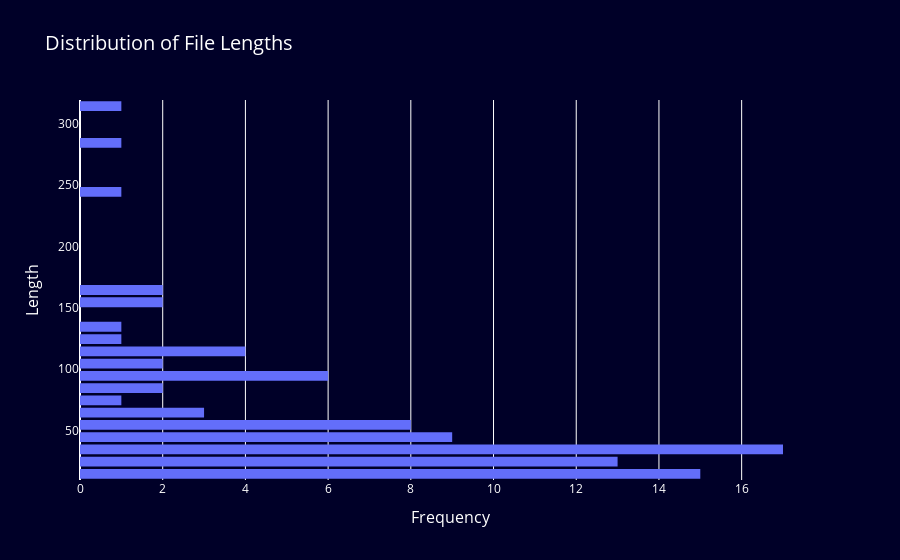

This figure's notebook cell:
### Code cell
# Count occurrences of each bin
counts = df['length'].value_counts().sort_index()

# Convert to a DataFrame
counts_df = counts.reset_index()
counts_df.columns = ['length', 'count']

# Plot using a bar chart for control over sorting
fig = px.histogram(df, y='length', nbins=50, title='Distribution of File Lengths', orientation='h')
fig.update_layout(
    bargap=0.2,                     # Add spacing between bars
    plot_bgcolor='#000028',         # Background of the plot area
    paper_bgcolor='#000028',        # Background of the entire figure
    font=dict(color='#FFFFFF'),     # Text color (white for contrast)
    title_font=dict(size=20, color='#FFFFFF'),  # Title font
    xaxis=dict(
        title_text='Frequency',        # X-axis label
        title_font=dict(size=16, color='#FFFFFF'),  # X-axis label color
        tickfont=dict(size=12, color='#FFFFFF')     # X-axis tick color
    ),
    yaxis=dict(
        title_text='Length',     # Y-axis label
        title_font=dict(size=16, color='#FFFFFF'),  # Y-axis label color
        tickfont=dict(size=12, color='#FFFFFF')     # Y-axis tick color
    )
)

fig.show()

### Figure 1 — Plotly figure (JSON) as saved in the notebook; plotly's stock layout.template omitted (floating-point values rounded to 4 significant figures)
{"data": [{"alignmentgroup": "True", "bingroup": "y", "hovertemplate": "count=%{x}<br>length=%{y}<extra></extra>", "legendgroup": "", "marker": {"color": "#636efa", "pattern": {"shape": ""}}, "name": "", "nbinsy": 50, "offsetgroup": "", "orientation": "h", "showlegend": false, "type": "histogram", "xaxis": "x", "y": [319, 286, 247, 165, 160, 159, 151, 131, 122, 117, 117, 111, 110, 106, 101, 96, 95, 94, 92, 91, 90, 88, 88, 77, 68, 64, 60, 57, 56, 55, 55, 55, 54, 54, 52, 49, 44, 44, 44, 43, 42, 42, 41, 40, 39, 39, 39, 38, 37, 36, 36, 35, 35, 35, 34, 33, 33, 33, 31, 30, 30, 29, 27, 27, 26, 25, 24, 23, 22, 22, 22, 21, 20, 20, 19, 19, 18, 18, 17, 16, 16, 15, 15, 15, 14, 14, 13, 13, 12], "yaxis": "y"}], "layout": {"bargap": 0.2, "barmode": "relative", "font": {"color": "#FFFFFF"}, "legend": {"tracegroupgap": 0}, "paper_bgcolor": "#000028", "plot_bgcolor": "#000028", "title": {"font": {"color": "#FFFFFF", "size": 20}, "text": "Distribution of File Lengths"}, "xaxis": {"anchor": "y", "domain": [0, 1], "tickfont": {"color": "#FFFFFF", "size": 12}, "title": {"font": {"color": "#FFFFFF", "size": 16}, "text": "Frequency"}}, "yaxis": {"anchor": "x", "domain": [0, 1], "tickfont": {"color": "#FFFFFF", "size": 12}, "title": {"font": {"color": "#FFFFFF", "size": 16}, "text": "Length"}}}}
